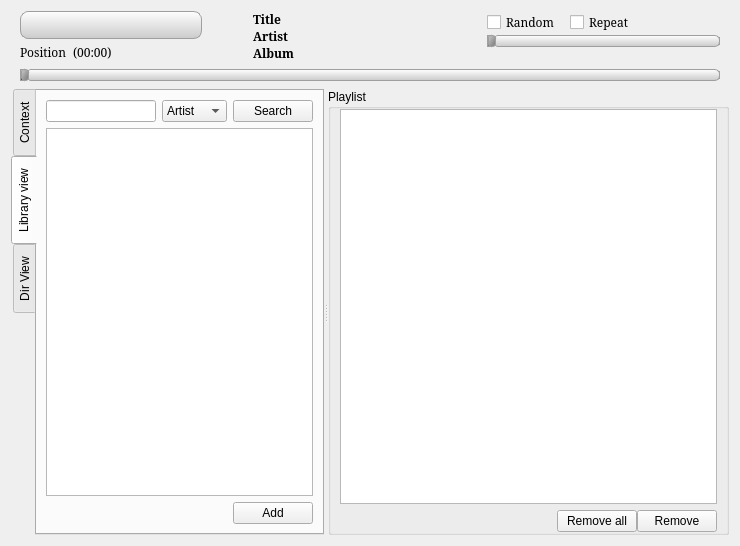
<ui version="4.0" >
 <class>MainWindow</class>
 <widget class="QWidget" name="MainWindow" >
  <property name="geometry" >
   <rect>
    <x>0</x>
    <y>0</y>
    <width>740</width>
    <height>546</height>
   </rect>
  </property>
  <property name="windowTitle" >
   <string>Form</string>
  </property>
  <layout class="QVBoxLayout" name="verticalLayout_7" >
   <item>
    <widget class="QGroupBox" name="groupBox" >
     <property name="sizePolicy" >
      <sizepolicy vsizetype="Fixed" hsizetype="Expanding" >
       <horstretch>0</horstretch>
       <verstretch>0</verstretch>
      </sizepolicy>
     </property>
     <property name="styleSheet" >
      <string notr="true" >QGroupBox {
	border: none;
}</string>
     </property>
     <property name="flat" >
      <bool>true</bool>
     </property>
     <layout class="QVBoxLayout" name="verticalLayout_4" >
      <property name="topMargin" >
       <number>0</number>
      </property>
      <property name="bottomMargin" >
       <number>0</number>
      </property>
      <item>
       <layout class="QHBoxLayout" name="horizontalLayout_4" >
        <property name="spacing" >
         <number>0</number>
        </property>
        <item>
         <layout class="QVBoxLayout" name="verticalLayout" >
          <property name="spacing" >
           <number>0</number>
          </property>
          <item>
           <layout class="QHBoxLayout" name="horizontalLayout_3" >
            <property name="spacing" >
             <number>0</number>
            </property>
            <property name="sizeConstraint" >
             <enum>QLayout::SetMinimumSize</enum>
            </property>
            <item>
             <widget class="QPushButton" name="prevTrackButton" >
              <property name="styleSheet" >
               <string notr="true" >QPushButton {
	background-color: qlineargradient(x1: 0, y1: 0, x2: 0, y2: 1, stop: 0 palette(Light), stop: 1 palette(MidLight));
	border-top: 1px solid palette(Dark);
	border-bottom: 1px solid palette(Dark);
	border-left: 1px solid palette(Dark);
	border-top-left-radius: 8px;
	border-bottom-left-radius: 8px;
	padding: 6px;
}

QPushButton::hover {
	background-color: qlineargradient(x1: 0, y1: 0, x2: 0, y2: 1, stop: 0 palette(Light), stop: 1 palette(Mid));
}</string>
              </property>
              <property name="iconSize" >
               <size>
                <width>25</width>
                <height>25</height>
               </size>
              </property>
             </widget>
            </item>
            <item>
             <widget class="QPushButton" name="stopTrackButton" >
              <property name="styleSheet" >
               <string notr="true" >QPushButton {
	background-color: qlineargradient(x1: 0, y1: 0, x2: 0, y2: 1, stop: 0 palette(Light), stop: 1 palette(MidLight));
	border-top: 1px solid palette(Dark);
	border-bottom: 1px solid palette(Dark);
	padding: 6px;
}

QPushButton::hover {
	background-color: qlineargradient(x1: 0, y1: 0, x2: 0, y2: 1, stop: 0 palette(Light), stop: 1 palette(Mid));
}</string>
              </property>
              <property name="iconSize" >
               <size>
                <width>25</width>
                <height>25</height>
               </size>
              </property>
             </widget>
            </item>
            <item>
             <widget class="QPushButton" name="playPauseTrackButton" >
              <property name="styleSheet" >
               <string notr="true" >QPushButton {
	background-color: qlineargradient(x1: 0, y1: 0, x2: 0, y2: 1, stop: 0 palette(Light), stop: 1 palette(MidLight));
	border-top: 1px solid palette(Dark);
	border-bottom: 1px solid palette(Dark);
	padding: 6px;
}

QPushButton::hover {
	background-color: qlineargradient(x1: 0, y1: 0, x2: 0, y2: 1, stop: 0 palette(Light), stop: 1 palette(Mid));
}</string>
              </property>
              <property name="iconSize" >
               <size>
                <width>25</width>
                <height>25</height>
               </size>
              </property>
             </widget>
            </item>
            <item>
             <widget class="QPushButton" name="nextTrackButton" >
              <property name="styleSheet" >
               <string notr="true" >QPushButton {
	background-color: qlineargradient(x1: 0, y1: 0, x2: 0, y2: 1, stop: 0 palette(Light), stop: 1 palette(MidLight));
	border-top: 1px solid palette(Dark);
	border-bottom: 1px solid palette(Dark);
	border-right: 1px solid palette(Dark);
	border-top-right-radius: 8px;
	border-bottom-right-radius: 8px;
	padding: 6px;
}

QPushButton::hover {
	background-color: qlineargradient(x1: 0, y1: 0, x2: 0, y2: 1, stop: 0 palette(Light), stop: 1 palette(Mid));
}</string>
              </property>
              <property name="iconSize" >
               <size>
                <width>25</width>
                <height>25</height>
               </size>
              </property>
             </widget>
            </item>
            <item>
             <spacer name="horizontalSpacer_3" >
              <property name="orientation" >
               <enum>Qt::Horizontal</enum>
              </property>
              <property name="sizeHint" stdset="0" >
               <size>
                <width>0</width>
                <height>20</height>
               </size>
              </property>
             </spacer>
            </item>
           </layout>
          </item>
          <item>
           <layout class="QHBoxLayout" name="horizontalLayout_2" >
            <property name="spacing" >
             <number>6</number>
            </property>
            <property name="sizeConstraint" >
             <enum>QLayout::SetMinimumSize</enum>
            </property>
            <property name="topMargin" >
             <number>4</number>
            </property>
            <item>
             <widget class="QLabel" name="label" >
              <property name="font" >
               <font>
                <family>Serif</family>
               </font>
              </property>
              <property name="text" >
               <string>Position</string>
              </property>
             </widget>
            </item>
            <item>
             <widget class="QLabel" name="songTimeElapsedLabel" >
              <property name="font" >
               <font>
                <family>Serif</family>
               </font>
              </property>
              <property name="text" >
               <string>(00:00)</string>
              </property>
             </widget>
            </item>
            <item>
             <spacer name="horizontalSpacer" >
              <property name="orientation" >
               <enum>Qt::Horizontal</enum>
              </property>
              <property name="sizeHint" stdset="0" >
               <size>
                <width>0</width>
                <height>14</height>
               </size>
              </property>
             </spacer>
            </item>
           </layout>
          </item>
         </layout>
        </item>
        <item>
         <layout class="QVBoxLayout" name="verticalLayout_2" >
          <property name="spacing" >
           <number>0</number>
          </property>
          <item>
           <widget class="QLabel" name="trackTitleLabel" >
            <property name="sizePolicy" >
             <sizepolicy vsizetype="Preferred" hsizetype="Expanding" >
              <horstretch>1</horstretch>
              <verstretch>0</verstretch>
             </sizepolicy>
            </property>
            <property name="font" >
             <font>
              <family>Serif</family>
              <weight>75</weight>
              <bold>true</bold>
             </font>
            </property>
            <property name="text" >
             <string>Title</string>
            </property>
           </widget>
          </item>
          <item>
           <widget class="QLabel" name="trackArtistLabel" >
            <property name="sizePolicy" >
             <sizepolicy vsizetype="Preferred" hsizetype="Expanding" >
              <horstretch>1</horstretch>
              <verstretch>0</verstretch>
             </sizepolicy>
            </property>
            <property name="font" >
             <font>
              <family>Serif</family>
              <weight>75</weight>
              <bold>true</bold>
             </font>
            </property>
            <property name="text" >
             <string>Artist</string>
            </property>
           </widget>
          </item>
          <item>
           <widget class="QLabel" name="trackAlbumLabel" >
            <property name="sizePolicy" >
             <sizepolicy vsizetype="Preferred" hsizetype="Expanding" >
              <horstretch>1</horstretch>
              <verstretch>0</verstretch>
             </sizepolicy>
            </property>
            <property name="font" >
             <font>
              <family>Serif</family>
              <weight>75</weight>
              <bold>true</bold>
             </font>
            </property>
            <property name="text" >
             <string>Album</string>
            </property>
           </widget>
          </item>
         </layout>
        </item>
        <item>
         <layout class="QVBoxLayout" name="verticalLayout_3" >
          <item>
           <layout class="QHBoxLayout" name="horizontalLayout" >
            <property name="spacing" >
             <number>10</number>
            </property>
            <item>
             <widget class="QCheckBox" name="randomCheckBox" >
              <property name="font" >
               <font>
                <family>Serif</family>
               </font>
              </property>
              <property name="text" >
               <string>Random</string>
              </property>
             </widget>
            </item>
            <item>
             <widget class="QCheckBox" name="repeatCheckBox" >
              <property name="font" >
               <font>
                <family>Serif</family>
               </font>
              </property>
              <property name="text" >
               <string>Repeat</string>
              </property>
             </widget>
            </item>
            <item>
             <spacer name="horizontalSpacer_4" >
              <property name="orientation" >
               <enum>Qt::Horizontal</enum>
              </property>
              <property name="sizeHint" stdset="0" >
               <size>
                <width>40</width>
                <height>20</height>
               </size>
              </property>
             </spacer>
            </item>
           </layout>
          </item>
          <item>
           <spacer name="horizontalSpacer_2" >
            <property name="orientation" >
             <enum>Qt::Horizontal</enum>
            </property>
            <property name="sizeHint" stdset="0" >
             <size>
              <width>0</width>
              <height>0</height>
             </size>
            </property>
           </spacer>
          </item>
          <item>
           <widget class="QSlider" name="volumeSlider" >
            <property name="toolTip" >
             <string comment="Use the slider to adjust the volume" >Volume</string>
            </property>
            <property name="styleSheet" >
             <string notr="true" >QSlider::groove:horizontal
{
	border: 1px solid palette(Dark);
	height: 6px;
	border-radius: 5px;
	margin: 2px 0;
}

QSlider::handle:horizontal
{
	background: qlineargradient(x1:0, y1:0, x2:1, y2:1, stop:0 palette(MidLight), stop:1 palette(Shadow));
	border: 1px solid palette(Dark);
	width: 6px;
	margin: -3px 0;
	border-radius: 3px;
}

QSlider::add-page:horizontal
{
	background: qlineargradient(x1:0, y1:0, x2:0, y2:1, stop:0 palette(Light), stop:1 palette(MidLight));
	border: 1px solid palette(Dark);
	border-radius: 5px;
}

QSlider::sub-page:horizontal
{
	background: qlineargradient(x1:0, y1:0, x2:1, y2:1, stop:0 palette(Light), stop:1 palette(HighlightText));
	border: 1px solid palette(Dark);
	border-radius: 5px;
}</string>
            </property>
            <property name="maximum" >
             <number>100</number>
            </property>
            <property name="pageStep" >
             <number>0</number>
            </property>
            <property name="orientation" >
             <enum>Qt::Horizontal</enum>
            </property>
           </widget>
          </item>
          <item>
           <spacer name="verticalSpacer_2" >
            <property name="orientation" >
             <enum>Qt::Vertical</enum>
            </property>
            <property name="sizeHint" stdset="0" >
             <size>
              <width>218</width>
              <height>0</height>
             </size>
            </property>
           </spacer>
          </item>
         </layout>
        </item>
       </layout>
      </item>
      <item>
       <widget class="QSlider" name="positionSlider" >
        <property name="styleSheet" >
         <string notr="true" >QSlider::groove:horizontal
{
	border: 1px solid palette(Dark);
	height: 6px;
	border-radius: 5px;
	margin: 2px 0;
}

QSlider::handle:horizontal
{
	background: qlineargradient(x1:0, y1:0, x2:1, y2:1, stop:0 palette(MidLight), stop:1 palette(Shadow));
	border: 1px solid palette(Dark);
	width: 6px;
	margin: -3px 0;
	border-radius: 3px;
}

QSlider::add-page:horizontal
{
	background: qlineargradient(x1:0, y1:0, x2:0, y2:1, stop:0 palette(Light), stop:1 palette(MidLight));
	border: 1px solid palette(Dark);
	border-radius: 5px;
}

QSlider::sub-page:horizontal
{
	background: qlineargradient(x1:0, y1:0, x2:0, y2:1, stop:0 palette(Light), stop:1 palette(BrightText));
	border: 1px solid palette(Dark);
	border-radius: 5px;
}</string>
        </property>
        <property name="pageStep" >
         <number>0</number>
        </property>
        <property name="orientation" >
         <enum>Qt::Horizontal</enum>
        </property>
       </widget>
      </item>
     </layout>
    </widget>
   </item>
   <item>
    <widget class="QSplitter" name="splitter" >
     <property name="orientation" >
      <enum>Qt::Horizontal</enum>
     </property>
     <widget class="QTabWidget" name="tabWidget" >
      <property name="tabPosition" >
       <enum>QTabWidget::West</enum>
      </property>
      <property name="currentIndex" >
       <number>1</number>
      </property>
      <property name="usesScrollButtons" >
       <bool>true</bool>
      </property>
      <widget class="QWidget" name="contextTab" >
       <attribute name="title" >
        <string>Context</string>
       </attribute>
       <layout class="QGridLayout" name="gridLayout" >
        <item row="0" column="0" colspan="2" >
         <widget class="QLabel" name="albumCoverLabel" >
          <property name="minimumSize" >
           <size>
            <width>0</width>
            <height>200</height>
           </size>
          </property>
          <property name="text" >
           <string/>
          </property>
          <property name="alignment" >
           <set>Qt::AlignCenter</set>
          </property>
         </widget>
        </item>
        <item row="1" column="0" >
         <widget class="QLabel" name="label_2" >
          <property name="text" >
           <string>Release Date:</string>
          </property>
         </widget>
        </item>
        <item row="1" column="1" >
         <widget class="QLabel" name="releaseDateLabel" >
          <property name="text" >
           <string/>
          </property>
         </widget>
        </item>
        <item row="2" column="0" colspan="2" >
         <spacer name="verticalSpacer_4" >
          <property name="orientation" >
           <enum>Qt::Vertical</enum>
          </property>
          <property name="sizeHint" stdset="0" >
           <size>
            <width>20</width>
            <height>30</height>
           </size>
          </property>
         </spacer>
        </item>
       </layout>
      </widget>
      <widget class="QWidget" name="libraryViewTab" >
       <attribute name="title" >
        <string>Library view</string>
       </attribute>
       <layout class="QVBoxLayout" name="verticalLayout_6" >
        <item>
         <layout class="QHBoxLayout" name="horizontalLayout_6" >
          <item>
           <widget class="KLineEdit" name="searchTextLineEdit" />
          </item>
          <item>
           <widget class="QComboBox" name="searchFieldComboBox" >
            <property name="sizePolicy" >
             <sizepolicy vsizetype="Preferred" hsizetype="Preferred" >
              <horstretch>0</horstretch>
              <verstretch>0</verstretch>
             </sizepolicy>
            </property>
            <item>
             <property name="text" >
              <string>Artist</string>
             </property>
            </item>
            <item>
             <property name="text" >
              <string>Album</string>
             </property>
            </item>
            <item>
             <property name="text" >
              <string>Song</string>
             </property>
            </item>
           </widget>
          </item>
          <item>
           <widget class="KPushButton" name="searchPushButton" >
            <property name="text" >
             <string>Search</string>
            </property>
           </widget>
          </item>
         </layout>
        </item>
        <item>
         <widget class="QTreeView" name="libraryTreeView" >
          <property name="dragEnabled" >
           <bool>true</bool>
          </property>
          <property name="dragDropMode" >
           <enum>QAbstractItemView::DragOnly</enum>
          </property>
          <property name="alternatingRowColors" >
           <bool>true</bool>
          </property>
          <property name="selectionMode" >
           <enum>QAbstractItemView::ExtendedSelection</enum>
          </property>
          <property name="sortingEnabled" >
           <bool>true</bool>
          </property>
          <property name="allColumnsShowFocus" >
           <bool>true</bool>
          </property>
         </widget>
        </item>
        <item>
         <layout class="QHBoxLayout" name="horizontalLayout_7" >
          <item>
           <spacer name="horizontalSpacer_5" >
            <property name="orientation" >
             <enum>Qt::Horizontal</enum>
            </property>
            <property name="sizeHint" stdset="0" >
             <size>
              <width>40</width>
              <height>20</height>
             </size>
            </property>
           </spacer>
          </item>
          <item>
           <widget class="KPushButton" name="addToPlaylistPushButton" >
            <property name="text" >
             <string>Add</string>
            </property>
           </widget>
          </item>
         </layout>
        </item>
       </layout>
      </widget>
      <widget class="QWidget" name="dirViewTab" >
       <attribute name="title" >
        <string>Dir View</string>
       </attribute>
       <layout class="QVBoxLayout" name="verticalLayout_9" >
        <item>
         <widget class="QTreeView" name="dirTreeView" >
          <property name="dragEnabled" >
           <bool>true</bool>
          </property>
          <property name="dragDropMode" >
           <enum>QAbstractItemView::DragOnly</enum>
          </property>
          <property name="alternatingRowColors" >
           <bool>true</bool>
          </property>
          <property name="selectionMode" >
           <enum>QAbstractItemView::ExtendedSelection</enum>
          </property>
          <property name="sortingEnabled" >
           <bool>true</bool>
          </property>
          <property name="allColumnsShowFocus" >
           <bool>true</bool>
          </property>
         </widget>
        </item>
        <item>
         <layout class="QHBoxLayout" name="horizontalLayout_8" >
          <item>
           <spacer name="horizontalSpacer_6" >
            <property name="orientation" >
             <enum>Qt::Horizontal</enum>
            </property>
            <property name="sizeHint" stdset="0" >
             <size>
              <width>40</width>
              <height>20</height>
             </size>
            </property>
           </spacer>
          </item>
          <item>
           <widget class="KPushButton" name="dirViewAddToPlaylistPushButton" >
            <property name="text" >
             <string>Add</string>
            </property>
           </widget>
          </item>
         </layout>
        </item>
       </layout>
      </widget>
     </widget>
     <widget class="QGroupBox" name="groupBox_3" >
      <property name="sizePolicy" >
       <sizepolicy vsizetype="Expanding" hsizetype="Expanding" >
        <horstretch>2</horstretch>
        <verstretch>0</verstretch>
       </sizepolicy>
      </property>
      <property name="title" >
       <string>Playlist</string>
      </property>
      <layout class="QVBoxLayout" name="verticalLayout_5" >
       <property name="topMargin" >
        <number>0</number>
       </property>
       <property name="bottomMargin" >
        <number>0</number>
       </property>
       <item>
        <widget class="QTableView" name="playlistTableView" >
         <property name="contextMenuPolicy" >
          <enum>Qt::CustomContextMenu</enum>
         </property>
         <property name="acceptDrops" >
          <bool>true</bool>
         </property>
         <property name="dragEnabled" >
          <bool>true</bool>
         </property>
         <property name="dragDropOverwriteMode" >
          <bool>false</bool>
         </property>
         <property name="dragDropMode" >
          <enum>QAbstractItemView::DragDrop</enum>
         </property>
         <property name="alternatingRowColors" >
          <bool>true</bool>
         </property>
         <property name="selectionMode" >
          <enum>QAbstractItemView::ExtendedSelection</enum>
         </property>
         <property name="selectionBehavior" >
          <enum>QAbstractItemView::SelectRows</enum>
         </property>
        </widget>
       </item>
       <item>
        <layout class="QHBoxLayout" name="horizontalLayout_5" >
         <property name="spacing" >
          <number>0</number>
         </property>
         <item>
          <widget class="QLabel" name="playListStatsLabel" >
           <property name="text" >
            <string/>
           </property>
          </widget>
         </item>
         <item>
          <spacer>
           <property name="orientation" >
            <enum>Qt::Horizontal</enum>
           </property>
           <property name="sizeHint" stdset="0" >
            <size>
             <width>261</width>
             <height>20</height>
            </size>
           </property>
          </spacer>
         </item>
         <item>
          <widget class="KPushButton" name="removeAllFromPlaylistPushButton" >
           <property name="text" >
            <string>Remove all</string>
           </property>
          </widget>
         </item>
         <item>
          <widget class="KPushButton" name="removeFromPlaylistPushButton" >
           <property name="text" >
            <string>Remove</string>
           </property>
           <property name="shortcut" >
            <string>Del</string>
           </property>
          </widget>
         </item>
        </layout>
       </item>
      </layout>
     </widget>
    </widget>
   </item>
  </layout>
 </widget>
 <customwidgets>
  <customwidget>
   <class>KLineEdit</class>
   <extends>QLineEdit</extends>
   <header>klineedit.h</header>
  </customwidget>
  <customwidget>
   <class>KPushButton</class>
   <extends>QPushButton</extends>
   <header>kpushbutton.h</header>
  </customwidget>
 </customwidgets>
 <resources/>
 <connections/>
</ui>
